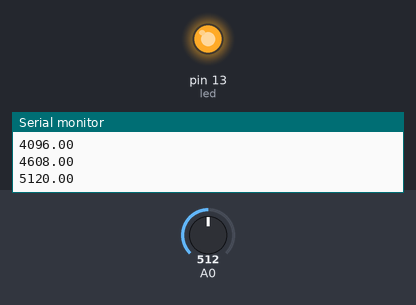
This sketch was run on a simulated Arduino Uno, built with avr-gcc and run on an emulated ATmega328P. Shown: output pins drawn as LEDs (lit = HIGH), the last lines printed to the serial monitor. Inputs (shaded band) come from the test bench; at power-on: A0 = 512.

Above: at 4.1 s.
At 5.1 s:
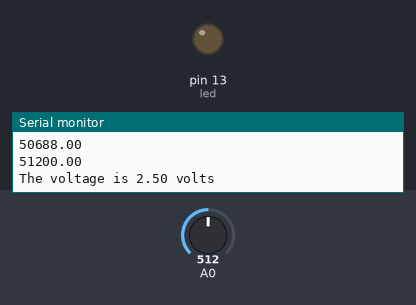
Timing chart, 0 to 6.6 s (numbered marks = the images above):
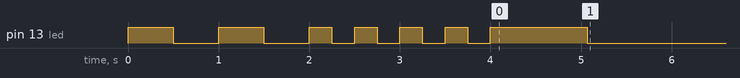

The sketch:

solarModuleTester.ino
```cpp
#define led 13
#define solarModule A0
double sum = 0;
float voltage = 0.0;

void setup() {
  Serial.begin(9600);
  pinMode(led,OUTPUT);
  for(int i=0; i<2; i++){
    digitalWrite(led,HIGH);
    delay(500);
    digitalWrite(led,LOW);
    delay(500);
  }
  for(int i=0; i<4; i++){
    digitalWrite(led,HIGH);
    delay(250);
    digitalWrite(led,LOW);
    delay(250);
  }
  digitalWrite(led,HIGH);
  for(int j=0; j<100; j++){
    sum+=analogRead(A0);
    Serial.println(sum);
    delay(10);
  }
  voltage = ((float)sum / 100.0 * 5.00) / 1024.0;
  Serial.print("The voltage is ");
  Serial.print(voltage);
  Serial.println(" volts");
  digitalWrite(led,LOW);
}

void loop() {
  // There is no loop!
}
```
